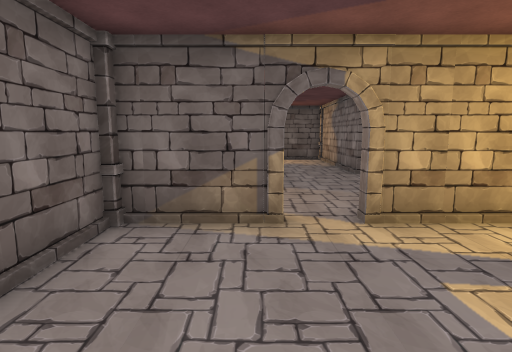
View 1 (above)

17 first-person views from a walk through a Unity game level. The camera is 1.5 m above the floor, tilts 8° down and sees 80° across. The floor is counted in squares, 1 m on a side. Each view is taken from the middle of a square. On the plan, view 1 faces up. The plan holds only what a view shows up to about 15 squares ahead; the rest is blank. The place goes on beyond the plan. Door leaves are left out, so doorways stand open.

View 2
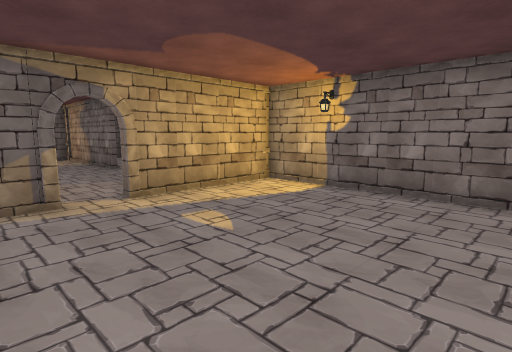

View 3
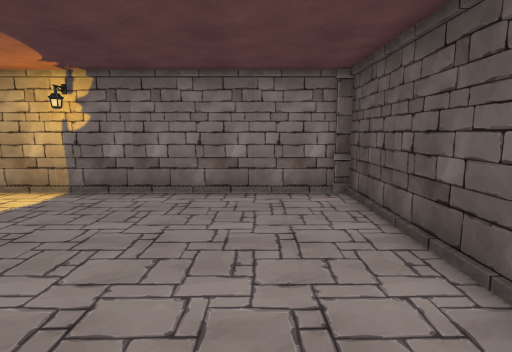

View 4
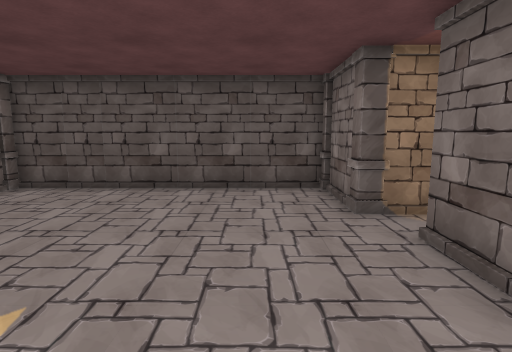

View 5
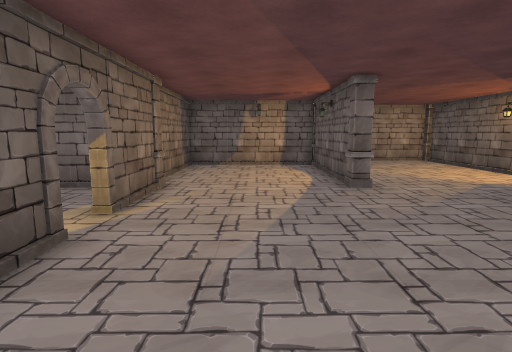

View 6
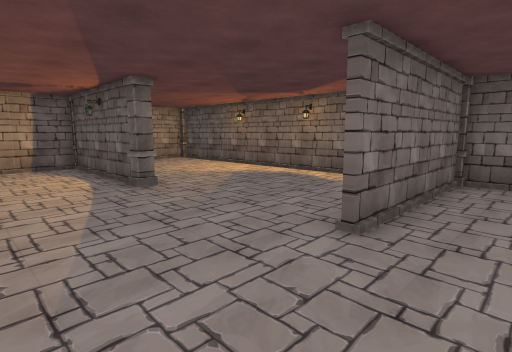

View 7
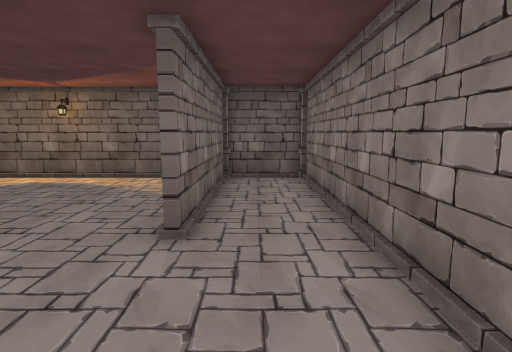

View 8
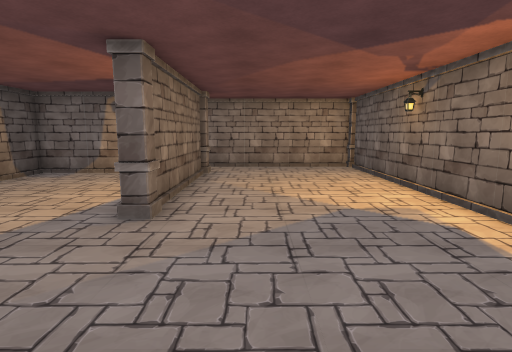

View 9
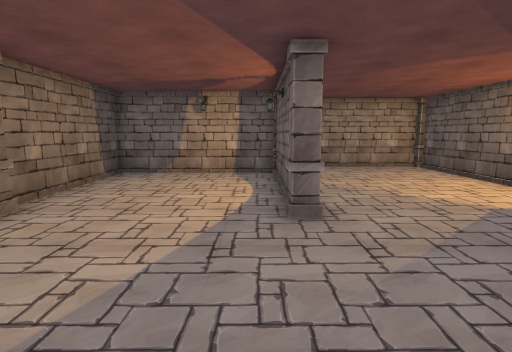

View 10
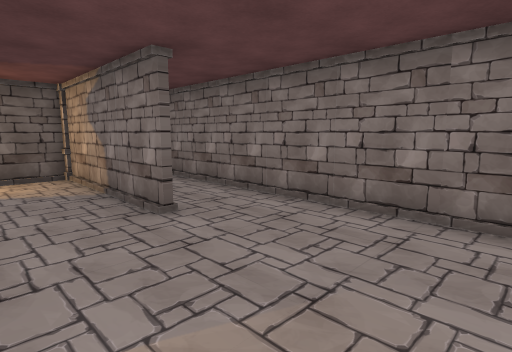

View 11
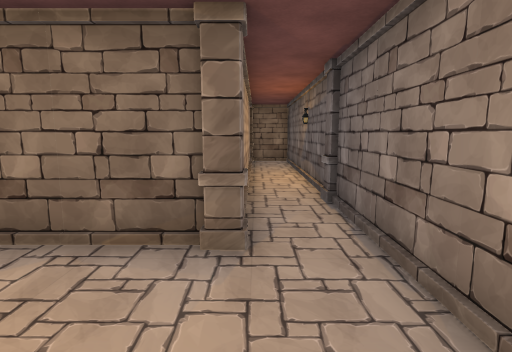

View 12
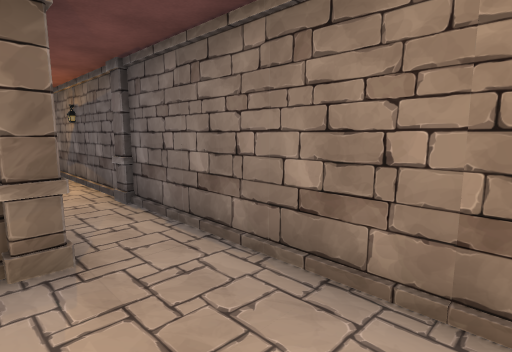

View 13
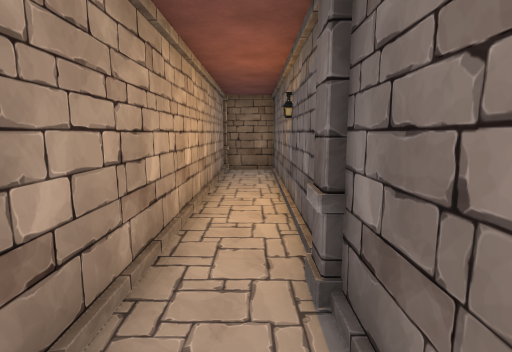

View 14
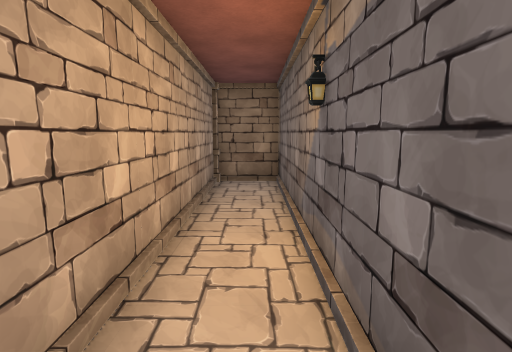

View 15
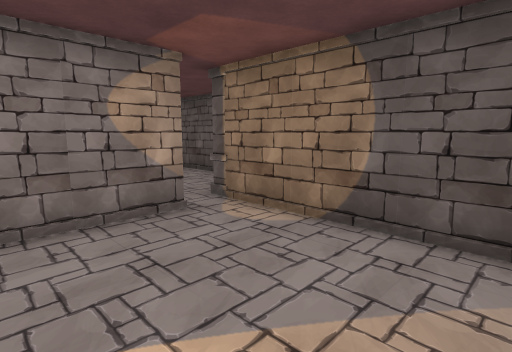

View 16
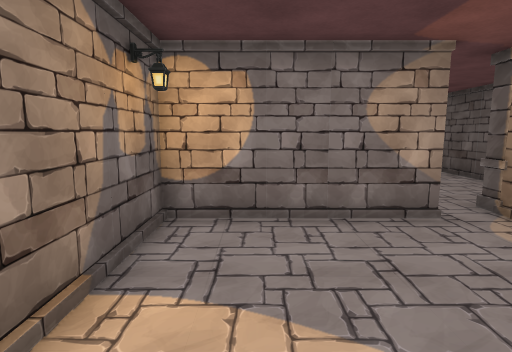

View 17
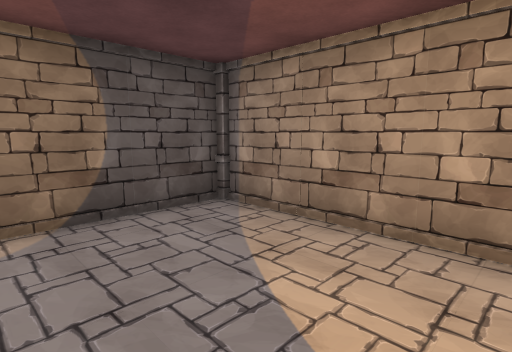

### Floor plan
Key: @ floor where view 1 was taken; # wall or solid block; . floor; / step, stairs or slope; D open door; P pillar.
Columns run from 11 left of view 1 to 7 right of it. Each row starts with its distance up from view 1.
 18 PP#############P##P
 17 P//////////////P..P
 16 #..............#..#
 15 #..............#..#
 14 #..............#..#
 13 #..............#..#
 12 #..............#..#
 11 #.P######P........#
 10 #.#...............#
  9 #.#...............#
  8 P.#...............#
  7 #.#...............#
  6 #.#...............#
  5 #.######P###DD#####
  4 #.#......#........#
  3 #.#......#........#
  2 #.#......#........#
  1 #.##.....#........#
  0 #..#.....#.@......#
 -1 #..P..............#
 -2 ##P######P........#
 -3          #........#
 -4          P////////P
 -5          P########P

Where each view was taken, in squares from view 1:
view 1: 0 up, 0 right, facing up
view 2: 2 down, 1 left, facing up-right
view 3: 2 down, 1 left, facing right
view 4: 4 up, 0 right, facing down
view 5: 8 up, 6 right, facing left
view 6: 7 up, 6 right, facing up-left
view 7: 7 up, 5 right, facing up
view 8: 13 up, 3 right, facing left
view 9: 10 up, 3 right, facing left
view 10: 6 up, 1 right, facing up-right
view 11: 15 up, 9 left, facing down
view 12: 15 up, 8 left, facing down-left
view 13: 11 up, 10 left, facing down
view 14: 8 up, 10 left, facing down
view 15: 3 up, 8 left, facing down-right
view 16: 3 up, 8 left, facing right
view 17: 4 up, 4 left, facing down-left
